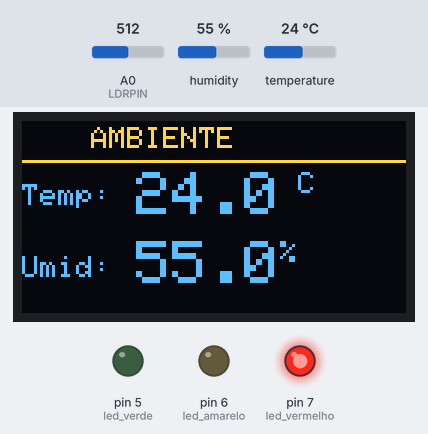
Bench run of a sketch on a simulated Arduino Uno, built with avr-gcc and run on an emulated ATmega328P. Shown: 128×64 one-colour display, output pins drawn as LEDs (lit = HIGH). The test bench sets the inputs (shaded band); at power-on: A0 (LDRPIN) = 512, humidity 55 %, temperature 24 °C. The OLED is the two-colour kind (top 16 rows yellow); what the sketch prints to the serial monitor is not drawn.

Above: at 3.2 s.
3.3 s: A0 (LDRPIN) set to 215
At 7.2 s:
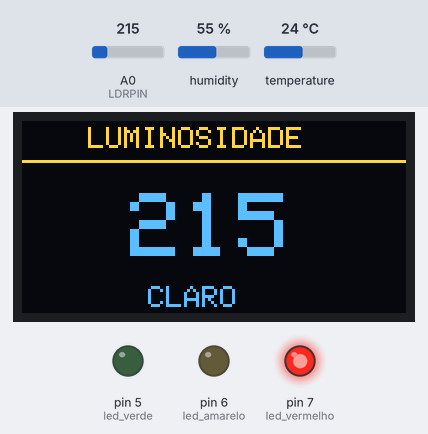
7.7 s: A0 (LDRPIN) set to 190
At 8.3 s:
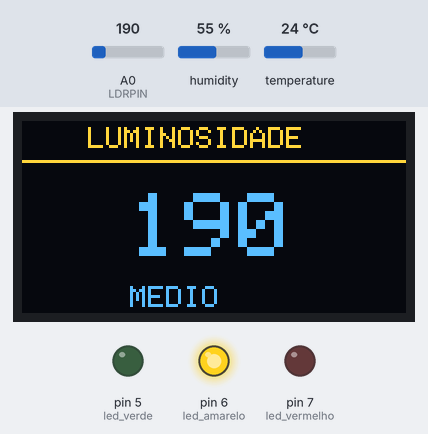
14.1 s: humidity set to 22 %
At 16.6 s:
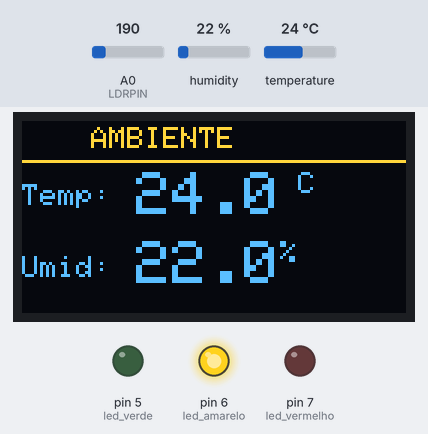
20.6 s: A0 (LDRPIN) set to 107
At 21.3 s:
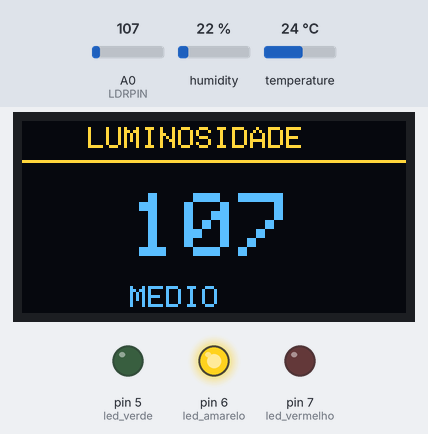
27.1 s: A0 (LDRPIN) set to 95
At 28.2 s:
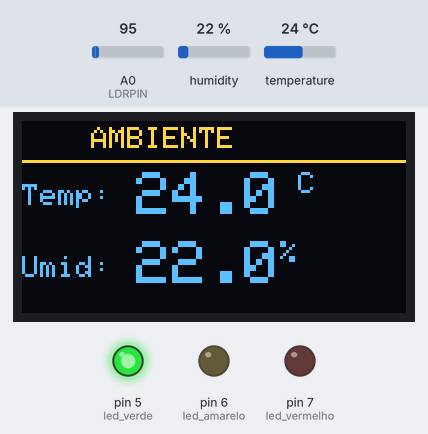
33.5 s: A0 (LDRPIN) set to 0
At 34.5 s:
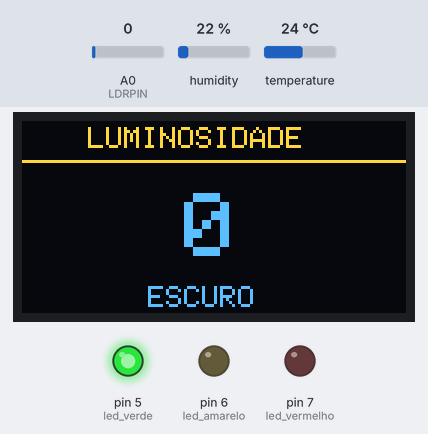
Timing chart, 0 to 36.5 s (numbered marks = the images above; inputs shaded):
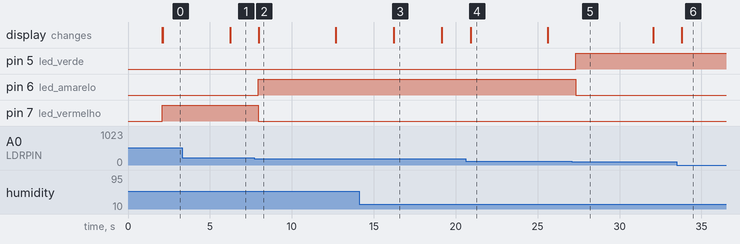

The sketch:

codigo_arduino_oled.ino
```cpp
#include <SPI.h>
#include <Adafruit_GFX.h>
#include <Adafruit_SSD1306.h>
#include "Adafruit_Sensor.h"
#include "DHT.h"

// ======================================================
// OLED 0.96" SPI 128x64
// ======================================================

#define SCREEN_WIDTH 128
#define SCREEN_HEIGHT 64

// Ajuste esses pinos conforme sua ligação
#define OLED_SCK   13   // SDC / CLK
#define OLED_MOSI  11   // SDA / MOSI
#define OLED_CS    10
#define OLED_DC     9
#define OLED_RESET  8

Adafruit_SSD1306 display(
  SCREEN_WIDTH,
  SCREEN_HEIGHT,
  &SPI,
  OLED_DC,
  OLED_RESET,
  OLED_CS
);

// ======================================================
// DHT22
// ======================================================

#define DHTPIN 2
#define DHTTYPE DHT22

DHT dht(DHTPIN, DHTTYPE);

// ======================================================
// LDR e LEDs
// ======================================================

#define LDRPIN A0

#define led_vermelho 7
#define led_amarelo 6
#define led_verde 5

// ======================================================
// Variáveis
// ======================================================

int luz;

float h;
float t;

unsigned long tempoAnterior = 0;

bool mostrarTemperatura = true;

// Tempo de cada tela
const unsigned long TEMPO_TELA = 6000;

// ======================================================
// SETUP
// ======================================================

void setup() {

  Serial.begin(9600);

  // -----------------------
  // DHT22
  // -----------------------

  dht.begin();

  // -----------------------
  // LEDs
  // -----------------------

  pinMode(led_verde, OUTPUT);
  pinMode(led_amarelo, OUTPUT);
  pinMode(led_vermelho, OUTPUT);

  // -----------------------
  // OLED
  // -----------------------

  if (!display.begin(SSD1306_SWITCHCAPVCC)) {

    Serial.println("Falha ao iniciar OLED!");

    while (true);
  }


  display.clearDisplay();

  display.setTextColor(SSD1306_WHITE);

  display.setTextSize(2);

  display.setCursor(8, 20);

  display.println("Iniciando");

  display.display();

  delay(2000);

  display.clearDisplay();
  display.display();
}

// ======================================================
// LOOP
// ======================================================

void loop() {

  // ====================================================
  // Leitura dos sensores
  // ====================================================

  h = dht.readHumidity();

  t = dht.readTemperature();

  luz = analogRead(LDRPIN);

  // ====================================================
  // LEDs de luminosidade
  // ====================================================

  digitalWrite(led_verde, LOW);
  digitalWrite(led_amarelo, LOW);
  digitalWrite(led_vermelho, LOW);

  if (luz >= 200) {

    digitalWrite(led_vermelho, HIGH);

  }
  else if (luz >= 100) {

    digitalWrite(led_amarelo, HIGH);

  }
  else {

    digitalWrite(led_verde, HIGH);
  }

  // ====================================================
  // Verifica DHT22
  // ====================================================

  if (isnan(h) || isnan(t)) {

    Serial.println("Falha ao ler o DHT22!");

    display.clearDisplay();

    display.setTextSize(1);

    display.setCursor(10, 20);
    display.println("Erro no DHT22!");

    display.setCursor(10, 35);
    display.println("Verifique sensor");

    display.display();

    delay(2000);

    return;
  }

  // ====================================================
  // Troca de tela a cada 6 segundos
  // ====================================================

  if (millis() - tempoAnterior >= TEMPO_TELA) {

    tempoAnterior = millis();

    mostrarTemperatura = !mostrarTemperatura;
  }

  // ====================================================
  // OLED
  // ====================================================

  display.clearDisplay();

  // ----------------------------------------------------
  // Tela 1
  // Temperatura + Umidade
  // ----------------------------------------------------

  if (mostrarTemperatura) {

    display.setTextSize(1);

    display.setCursor(23, 2);
    display.println("AMBIENTE");

    display.drawLine(0, 13, 127, 13, SSD1306_WHITE);

    // Temperatura
    display.setCursor(0, 21);
    display.print("Temp:");

    display.setTextSize(2);

    display.setCursor(38, 17);
    display.print(t, 1);

    display.setTextSize(1);
    display.print(" C");

    // Umidade
    display.setTextSize(1);

    display.setCursor(0, 45);
    display.print("Umid:");

    display.setTextSize(2);

    display.setCursor(38, 40);
    display.print(h, 1);

    display.setTextSize(1);
    display.print("%");
  }

  // ----------------------------------------------------
  // Tela 2
  // Luminosidade
  // ----------------------------------------------------

  else {

    display.setTextSize(1);

    display.setCursor(22, 2);
    display.println("LUMINOSIDADE");

    display.drawLine(0, 13, 127, 13, SSD1306_WHITE);

    display.setTextSize(3);

    if (luz < 10) {

      display.setCursor(54, 24);

    }
    else if (luz < 100) {

      display.setCursor(45, 24);

    }
    else if (luz < 1000) {

      display.setCursor(36, 24);

    }
    else {

      display.setCursor(27, 24);
    }

    display.print(luz);

    // Mostra também uma classificação

    display.setTextSize(1);

    if (luz >= 200) {

      display.setCursor(42, 55);
      display.print("CLARO");

    }
    else if (luz >= 100) {

      display.setCursor(36, 55);
      display.print("MEDIO");

    }
    else {

      display.setCursor(42, 55);
      display.print("ESCURO");
    }
  }

  display.display();

  // ====================================================
  // Monitor Serial
  // ====================================================

  Serial.print("Umidade: ");
  Serial.print(h);
  Serial.print(" % | ");

  Serial.print("Temperatura: ");
  Serial.print(t);
  Serial.print(" C | ");

  Serial.print("Luminosidade: ");
  Serial.println(luz);

  // ====================================================
  // JSON
  // ====================================================

  Serial.print("{");

  Serial.print("\"temperatura\":");
  Serial.print(t);

  Serial.print(",\"umidade\":");
  Serial.print(h);

  Serial.print(",\"luminosidade\":");
  Serial.print(luz);

  Serial.println("}");

  delay(500);
}
```

Measured:
- the behaviour switches between 200 and 199 on A0 (LDRPIN) (found by bisection; images 1 and 2)
- the behaviour switches between 100 and 99 on A0 (LDRPIN) (found by bisection; images 4 and 5)
- after the input at 3.3 s, the display: changes after 2.9 s (image 1)
- after the input at 7.7 s, pin 6 (led_amarelo): LOW → HIGH after 0.26 s; pin 7 (led_vermelho): HIGH → LOW after 0.26 s; the display: changes after 0.29 s (image 2)
- after the input at 14.1 s, the display: changes after 2.1 s (image 3)
- after the input at 20.6 s, the display: changes after 0.31 s (image 4)
- after the input at 27.1 s, pin 5 (led_verde): LOW → HIGH after 0.24 s; pin 6 (led_amarelo): HIGH → LOW after 0.24 s
- after the input at 33.5 s, the display: changes after 0.30 s (image 6)
